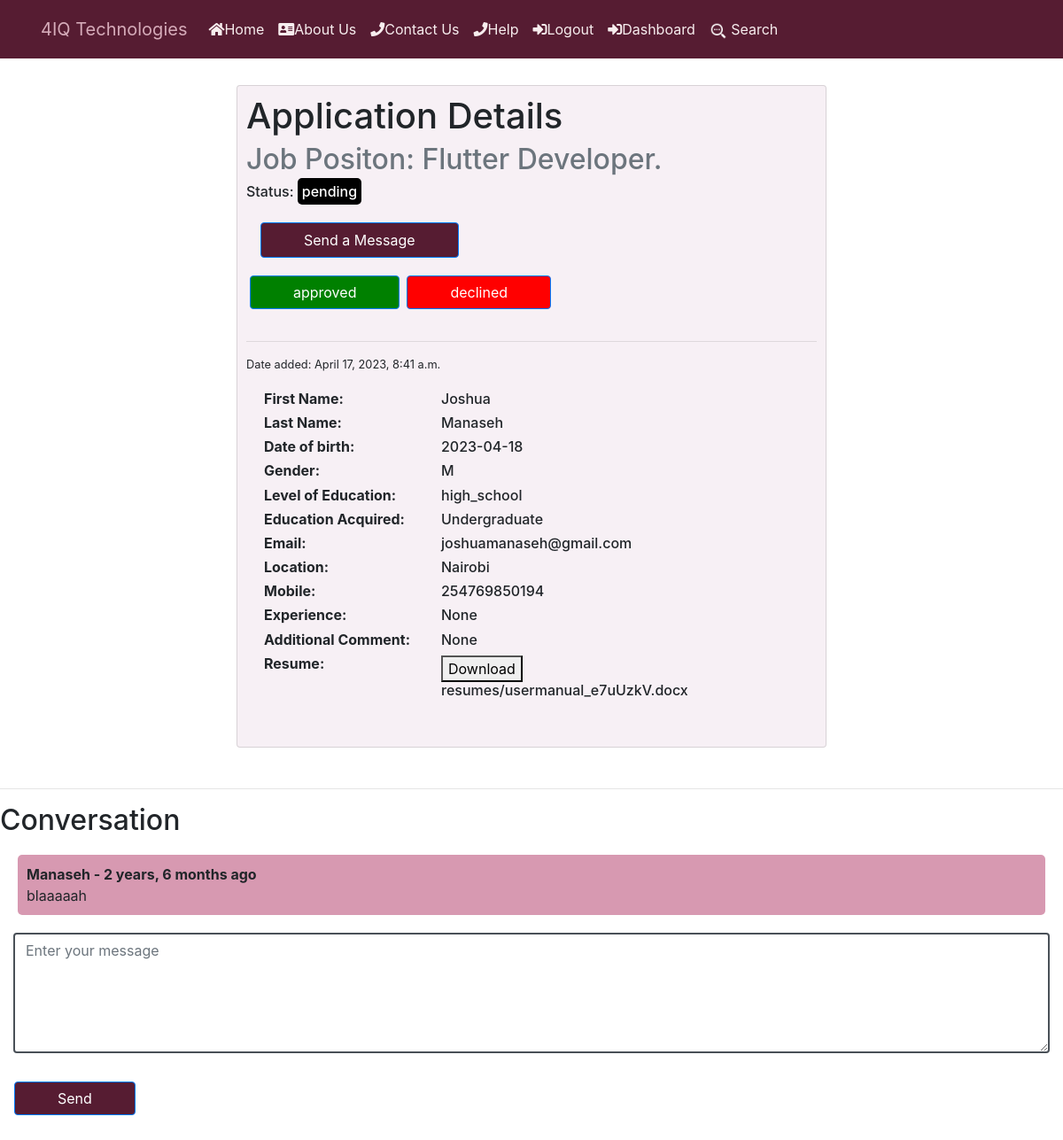
The app's page /users/view_application/36/ (signed in), older data.
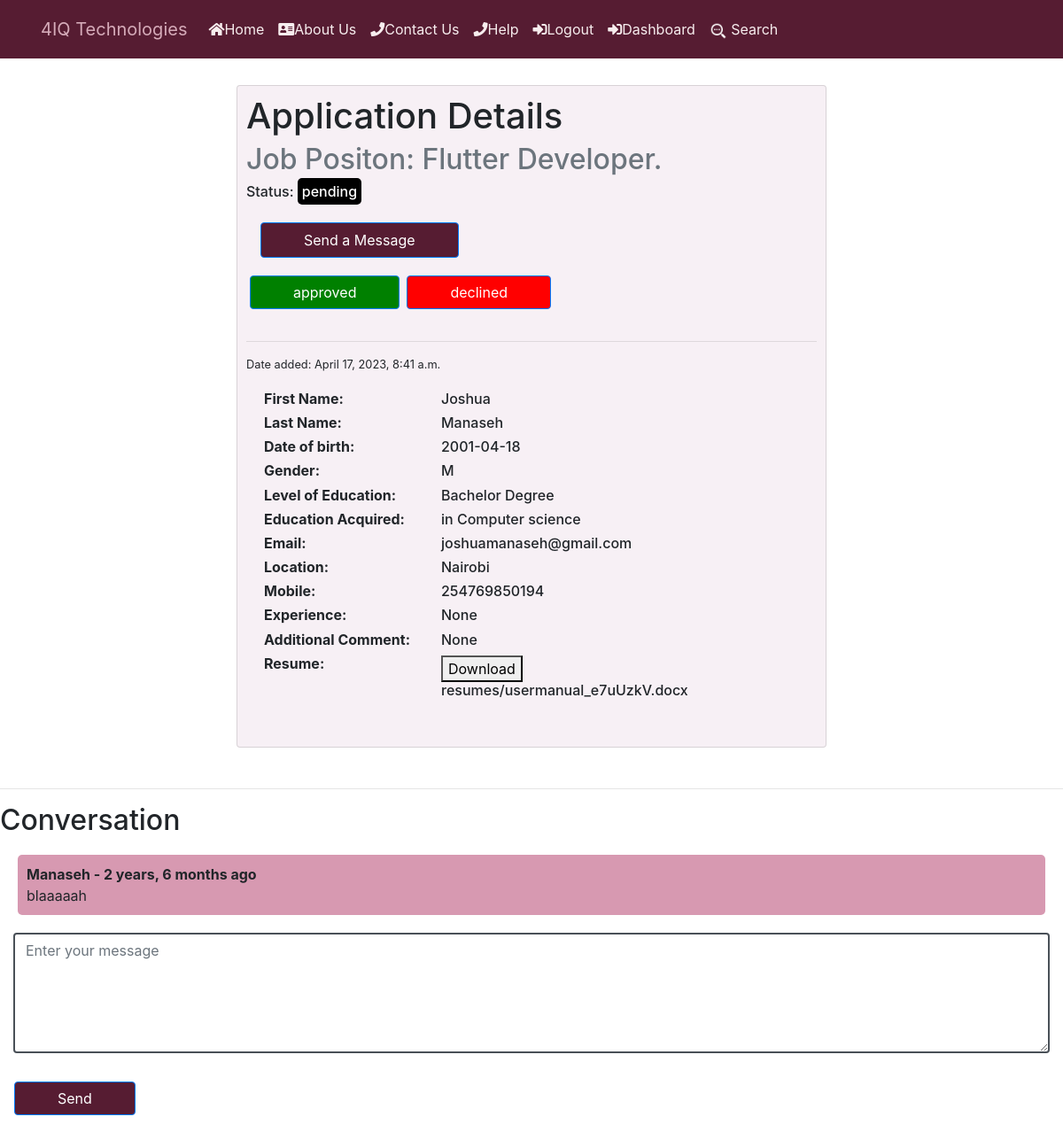
The same page, newer data.
### job/models.py (models this page shows, shortened)
class Application(models.Model):
    APPROVED = 'approved'
    PENDING = 'pending'
    DECLINED = 'declined'
    CHOICES_STATUS = (
        (APPROVED,'Approved'),
        (PENDING,'Pending' ),
        (DECLINED,'Declined' )
    )
    HIGH_SCHOOL = 'High School'
    ASSOCIATE_DEGREE = 'Associate Degree'
    BACHELOR_DEGREE = 'Bachelor Degree'
    MASTER_DEGREE = 'Master Degree'
    DOCTORATE = 'Doctorate'
    PROFESSIONAL_DEGREE = 'Professional Degree'
    CERTIFICATE = 'Certificate'
    DIPLOMA = 'Diploma'
    EDUCATION_CHOICES = ((HIGH_SCHOOL, 'High School'),
        (ASSOCIATE_DEGREE, 'Associate Degree'),
        (BACHELOR_DEGREE, "Bachelor's Degree"),
        (MASTER_DEGREE, "Master's Degree"),
        (DOCTORATE, 'Doctoral Degree'),
        (PROFESSIONAL_DEGREE, 'Professional Degree'),
        (CERTIFICATE, 'Certificate'),
        (DIPLOMA, 'Diploma')
    )
    job = models.ForeignKey(Job,
                            related_name='applications',
                             on_delete=models.CASCADE)
    first_name = models.CharField(max_length=200, null=True, blank=True)
    last_name = models.CharField(max_length=200, null=True, blank=True)
    date_of_birth = models.CharField(max_length=20, blank=True, null=True)
    gender = models.CharField(max_length=1,
                              choices=GENDER,
                              blank=False,
                              null=True)
    email = models.EmailField(max_length=70, blank=True, unique=True)
    location = models.CharField(
        max_length=104,
        null=True
    )
    mobile = models.IntegerField(null=True, blank=True)
    education   = models.CharField( max_length=2553, null=True, blank=True)
    level_education = models.CharField(max_length=30, choices=EDUCATION_CHOICES)
    content = models.TextField()
    experience = models.TextField()
    resume  = models.FileField( upload_to="resumes/", null=True, blank=True)
    created_at = models.DateTimeField(auto_now_add=True,null=False)
    status = models.CharField(max_length=20,choices=CHOICES_STATUS,default='pending')
    created_by = models.ForeignKey(User,
                                   related_name="applications",
                                   on_delete=models.CASCADE)
    class Meta:
        ordering = ['-created_at']

class Job(models.Model):
    COMPUTER_SUPPORT_SPECIALIST = 'Computer Support Specialist'
    HARDWARE_ENGINEER = 'Hardware Engineer'
    COMPUTER_SYSTEM_ANALYST = 'Computer System Analyst'
    SOFTWARE_DEVELOPER = 'Software Developer'
    PROGRAMMER = 'Programmer'
    WEB_DEVELOPER = 'Web Developer'
    NETWORK_ENGINEER = 'Network Engineer'
    SOFTWARE_TESTER = 'Software Tester'
    FRONTEND_DEVELOPER = "Frontend Developer"
    BACKEND_DEVELOPER = "Backend Developer"
    CHOICES_SIZE =   ( (COMPUTER_SUPPORT_SPECIALIST ,'COMPUTER_SUPPORT_SPECIALIST'),
    ( HARDWARE_ENGINEER ,'HARDWARE_ENGINEER'),
    ( COMPUTER_SYSTEM_ANALYST, 'COMPUTER_SYSTEM_ANALYST' ),
    ( SOFTWARE_DEVELOPER, 'SOFTWARE_DEVELOPER'),
    ( PROGRAMMER , 'PROGRAMMER'),
    ( WEB_DEVELOPER,'WEB_DEVELOPER'),
    ( NETWORK_ENGINEER,'NETWORK_ENGINEER'),
    ( SOFTWARE_TESTER,'SOFTWARE_TESTER'),
    (FRONTEND_DEVELOPER,"FRONTEND_DEVELOPER"),
    (BACKEND_DEVELOPER,"BACKEND_DEVELOPER")
    )
    ACTIVE = 'active'
    EMPLOYED = 'employed'
    ARCHIVED = 'archived'
    CHOICES_STATUS = (
        (EMPLOYED,'Employed'),
        (ACTIVE,'Active' ),
        (ARCHIVED,'Archived' )
     )
    title = models.CharField(max_length=200)
    created_at = models.DateTimeField(auto_now_add=True)
    skillset_required = models.TextField(null=True)
    about_job= models.TextField(blank=True, null=True)
    image = models.ImageField(upload_to="covers/",null=True,blank=True)
    experience = models.CharField(max_length=100,null=True)
    salary = models.CharField(max_length=50,null=True)
    deadline = models.CharField(max_length=50,null=True)
    department_name = models.CharField( max_length=30,choices=CHOICES_SIZE)
    created_by = models.ForeignKey(User,
                                   related_name="jobs",
                                   on_delete=models.CASCADE)
    status = models.CharField(max_length=20,choices=CHOICES_STATUS,default='active')
    class Meta:
        ordering = ['-created_at']

### users/views.py (the view, shortened to what this page needs)
# urls.py: path("view_application/<int:application_id>/", views.view_application , name="view_application"),
@login_required
def view_application(request, application_id):
   if request.user.userprofile.is_employer:
      application = get_object_or_404(Application  , pk=application_id, job__created_by=request.user)
   else:
      application = get_object_or_404(Application  , pk=application_id, created_by=request.user)
   return render ( request,'view_application.html' ,{'application': application, 'userprofile': request.user.userprofile})

### notification/context_processors.py (called while the page is built)
def notifications(request):
    if request.user.is_authenticated:
        return {
            'notificactions': request.user.notifications.filter(is_read=False)
        }
    else:
        return {'notifications': []}

### users/templates/view_application.html (shortened to what the changed rows need)
{% include 'header.html' %} {% block content %}
<div
  class="container"
  style="
    display: flex;
    flex-direction: column;
    justify-content: space-between;
    align-items: center; ;
  "
>
  <div
    style="margin: 30px; padding: 10px; background-color: #f7f0f5; width: 60%"
    class="card"
  >
    <div style="display: flex; flex-direction:column; justify-content: space-between;    flex-direction: column;
    ">
      <div>
        <h1 class="card-title">Application Details</h1>
        <h2 class="card-subtitle mb-2 text-muted">
          Job Positon: {{ application.job.title }}
        </h2>
        {% if userprofile.is_employer %}
        {%if application.status == 'pending'%}
        <h6>Status: <span style="color: white; border-radius: 5px; padding: 5px; background-color: black">{{application.status}}</span> </h6>
        {%elif application.status == 'approved'%}
        <h6>Status: <span style="color: green; border-radius: 5px; padding: 5px; background-color: black">{{application.status}}</span> </h6>
        <p style="color: green;">Send a message to inform the jobseeker</p>
        {%elif application.status == 'declined'%}
        <h6>Status: <span style="color: red; border-radius: 5px; padding: 5px; background-color: black">{{application.status}}</span> </h6>
        <p style="color: rgb(128, 64, 0);">Send a message to inform the jobseeker</p>
        {%endif%}
        {%endif%}
      </div>
      <div>
      </div>
    </div>
    <hr />
    <small> Date added: {{application.created_at}}</small>
    <div class="card-body">
      <div style="display: flex">
        <h6 style="min-width: 200px; font-weight: bold">First Name:</h6>
        <h6>{{application.first_name}}</h6>
      </div>
      <div style="display: flex">
        <h6 style="min-width: 200px; font-weight: bold">Last Name:</h6>
        <h6>{{application.last_name}}</h6>
      </div>
      <div style="display: flex">
        <h6 style="min-width: 200px; font-weight: bold">Date of birth:</h6>
        <h6>{{application.date_of_birth}}</h6>
      </div>
      <div style="display: flex">
        <h6 style="min-width: 200px; font-weight: bold">Gender:</h6>
        <h6>{{application.gender}}</h6>
      </div>
      <div style="display: flex">
        <h6 style="min-width: 200px; font-weight: bold">Level of Education:</h6>
        <h6>{{application.level_education}}</h6>
      </div>
      <div style="display: flex">
        <h6 style="min-width: 200px; font-weight: bold">Education Acquired:</h6>
        <h6>{{application.education}}</h6>
      </div>
      <div style="display: flex">
        <h6 style="min-width: 200px; font-weight: bold">Email:</h6>
        <h6>{{application.email}}</h6>
      </div>
      <div style="display: flex">
        <h6 style="min-width: 200px; font-weight: bold">Location:</h6>
        <h6>{{application.location}}</h6>
      </div>
      <div style="display: flex">
        <h6 style="min-width: 200px; font-weight: bold">Mobile:</h6>
        <h6>{{application.mobile}}</h6>
      </div>
      <div style="display: flex">
        <h6 style="min-width: 200px; font-weight: bold">Experience:</h6>
        <h6>{{application.experience}}</h6>
      </div>
      <div style="display: flex">
        <h6 style="width: 200px; word-wrap: normal; font-weight: bold">
          Additional Comment:
        </h6>
        <h6>{{application.content}}</h6>
      </div>
      <div style="display: flex">
        <div>
          <a href="{{ application.resume.url }}" download>
            <button type="button">Download</button>
          </a>
          <h6>{{ application.resume }}</h6>
        </div>
      </div>
    </div>
  </div>
</div>
<div >
  <h2 class="subtitle">Conversation</h2>
  {% endblock %}
</div>

Row changes from the older to the newer data that the page shows:
changed Application "pending": date_of_birth "2023-04-18" → "2001-04-18"; level_education "high_school" → "Bachelor Degree"; education "Undergraduate" → "in Computer science"
